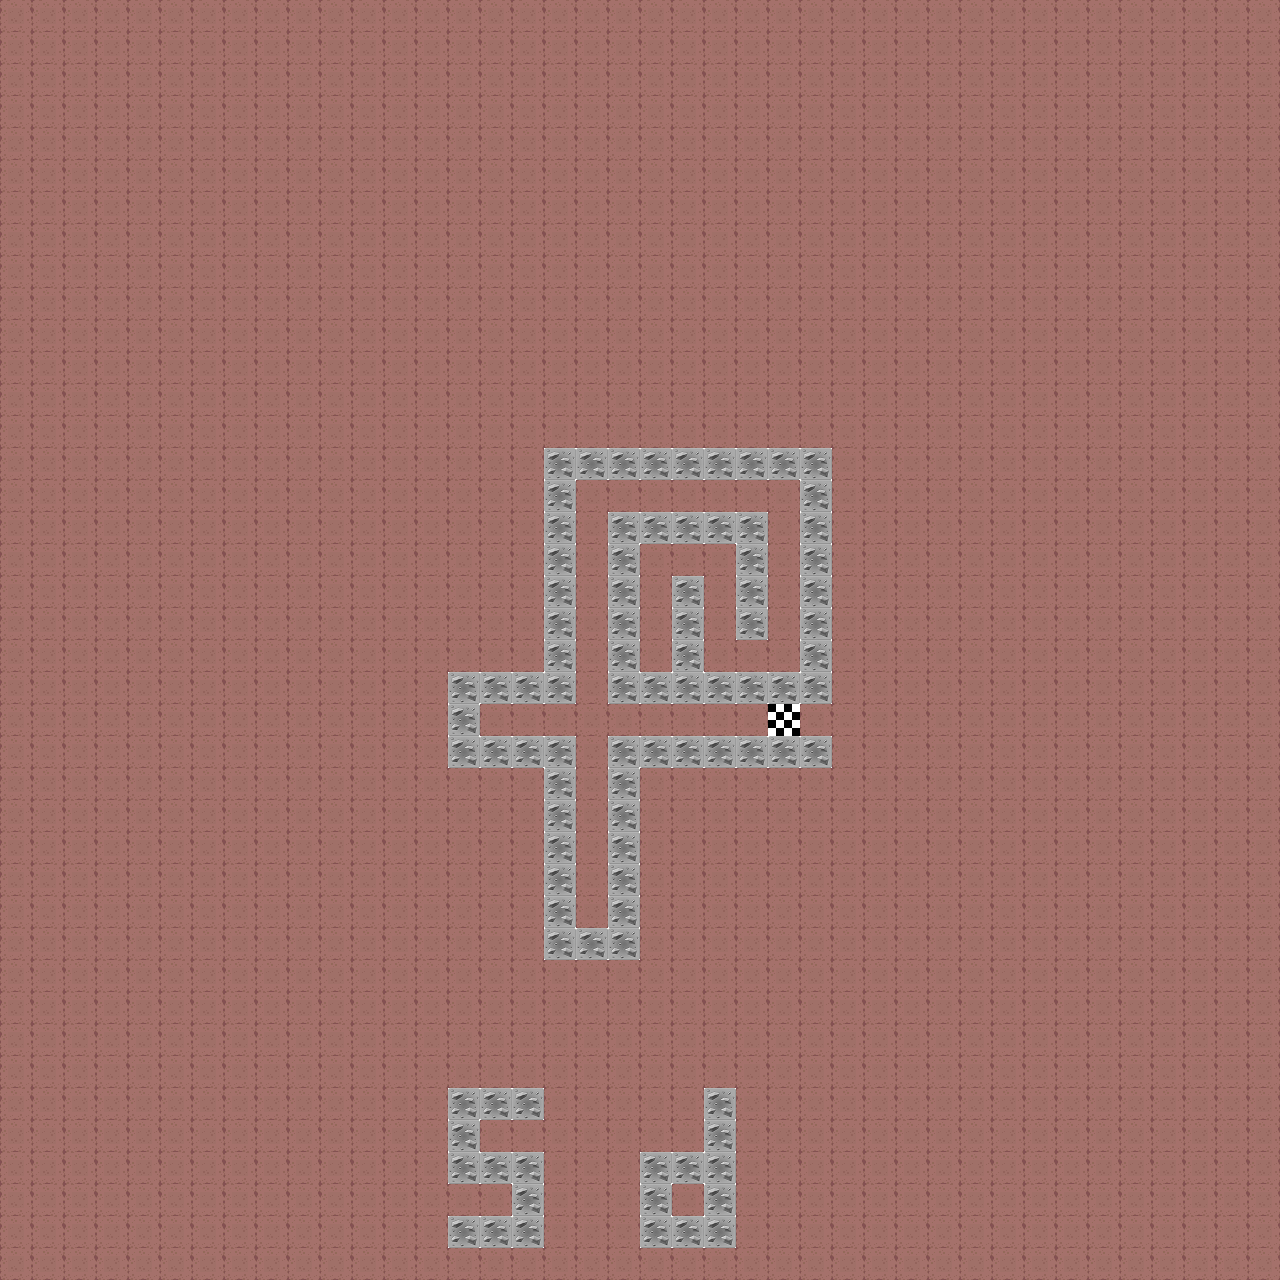

Rendered tile map (Tiled .tmx) drawn with the repository's tilesets; below, a short description and the full map source, tile grids included:
An orthogonal 40x40 tile map with 32x32 px tiles, 1 tile layer (Kachelebene 1), 3 tilesets.

<map version="1.0" tiledversion="2018.07.13" orientation="orthogonal" renderorder="right-down" width="40" height="40" tilewidth="32" tileheight="32" infinite="0" nextlayerid="3" nextobjectid="1">
 <tileset firstgid="1" name="floor_mud" tilewidth="32" tileheight="32" tilecount="1" columns="0">
  <grid orientation="orthogonal" width="1" height="1" />
  <tile id="0">
   <image width="32" height="32" source="textures/floor_mud.png" />
  </tile>
 </tileset>
 <tileset firstgid="2" name="wall_1" tilewidth="32" tileheight="32" tilecount="1" columns="0">
  <grid orientation="orthogonal" width="1" height="1" />
  <tile id="0">
   <properties>
    <property name="Wand" value="" />
   </properties>
   <image width="32" height="32" source="textures/wall_1.png" />
  </tile>
 </tileset>
 <tileset firstgid="3" name="finish_flag" tilewidth="32" tileheight="32" tilecount="1" columns="0">
  <grid orientation="orthogonal" width="1" height="1" />
  <tile id="0">
   <properties>
    <property name="Ziel" value="" />
   </properties>
   <image width="32" height="32" source="textures/finish_flag.png" />
  </tile>
 </tileset>
 <layer id="2" name="Kachelebene 1" width="40" height="40">
  <data encoding="csv">
1,1,1,1,1,1,1,1,1,1,1,1,1,1,1,1,1,1,1,1,1,1,1,1,1,1,1,1,1,1,1,1,1,1,1,1,1,1,1,1,
1,1,1,1,1,1,1,1,1,1,1,1,1,1,1,1,1,1,1,1,1,1,1,1,1,1,1,1,1,1,1,1,1,1,1,1,1,1,1,1,
1,1,1,1,1,1,1,1,1,1,1,1,1,1,1,1,1,1,1,1,1,1,1,1,1,1,1,1,1,1,1,1,1,1,1,1,1,1,1,1,
1,1,1,1,1,1,1,1,1,1,1,1,1,1,1,1,1,1,1,1,1,1,1,1,1,1,1,1,1,1,1,1,1,1,1,1,1,1,1,1,
1,1,1,1,1,1,1,1,1,1,1,1,1,1,1,1,1,1,1,1,1,1,1,1,1,1,1,1,1,1,1,1,1,1,1,1,1,1,1,1,
1,1,1,1,1,1,1,1,1,1,1,1,1,1,1,1,1,1,1,1,1,1,1,1,1,1,1,1,1,1,1,1,1,1,1,1,1,1,1,1,
1,1,1,1,1,1,1,1,1,1,1,1,1,1,1,1,1,1,1,1,1,1,1,1,1,1,1,1,1,1,1,1,1,1,1,1,1,1,1,1,
1,1,1,1,1,1,1,1,1,1,1,1,1,1,1,1,1,1,1,1,1,1,1,1,1,1,1,1,1,1,1,1,1,1,1,1,1,1,1,1,
1,1,1,1,1,1,1,1,1,1,1,1,1,1,1,1,1,1,1,1,1,1,1,1,1,1,1,1,1,1,1,1,1,1,1,1,1,1,1,1,
1,1,1,1,1,1,1,1,1,1,1,1,1,1,1,1,1,1,1,1,1,1,1,1,1,1,1,1,1,1,1,1,1,1,1,1,1,1,1,1,
1,1,1,1,1,1,1,1,1,1,1,1,1,1,1,1,1,1,1,1,1,1,1,1,1,1,1,1,1,1,1,1,1,1,1,1,1,1,1,1,
1,1,1,1,1,1,1,1,1,1,1,1,1,1,1,1,1,1,1,1,1,1,1,1,1,1,1,1,1,1,1,1,1,1,1,1,1,1,1,1,
1,1,1,1,1,1,1,1,1,1,1,1,1,1,1,1,1,1,1,1,1,1,1,1,1,1,1,1,1,1,1,1,1,1,1,1,1,1,1,1,
1,1,1,1,1,1,1,1,1,1,1,1,1,1,1,1,1,1,1,1,1,1,1,1,1,1,1,1,1,1,1,1,1,1,1,1,1,1,1,1,
1,1,1,1,1,1,1,1,1,1,1,1,1,1,1,1,1,2,2,2,2,2,2,2,2,2,1,1,1,1,1,1,1,1,1,1,1,1,1,1,
1,1,1,1,1,1,1,1,1,1,1,1,1,1,1,1,1,2,1,1,1,1,1,1,1,2,1,1,1,1,1,1,1,1,1,1,1,1,1,1,
1,1,1,1,1,1,1,1,1,1,1,1,1,1,1,1,1,2,1,2,2,2,2,2,1,2,1,1,1,1,1,1,1,1,1,1,1,1,1,1,
1,1,1,1,1,1,1,1,1,1,1,1,1,1,1,1,1,2,1,2,1,1,1,2,1,2,1,1,1,1,1,1,1,1,1,1,1,1,1,1,
1,1,1,1,1,1,1,1,1,1,1,1,1,1,1,1,1,2,1,2,1,2,1,2,1,2,1,1,1,1,1,1,1,1,1,1,1,1,1,1,
1,1,1,1,1,1,1,1,1,1,1,1,1,1,1,1,1,2,1,2,1,2,1,2,1,2,1,1,1,1,1,1,1,1,1,1,1,1,1,1,
1,1,1,1,1,1,1,1,1,1,1,1,1,1,1,1,1,2,1,2,1,2,1,1,1,2,1,1,1,1,1,1,1,1,1,1,1,1,1,1,
1,1,1,1,1,1,1,1,1,1,1,1,1,1,2,2,2,2,1,2,2,2,2,2,2,2,1,1,1,1,1,1,1,1,1,1,1,1,1,1,
1,1,1,1,1,1,1,1,1,1,1,1,1,1,2,1,1,1,1,1,1,1,1,1,3,1,1,1,1,1,1,1,1,1,1,1,1,1,1,1,
1,1,1,1,1,1,1,1,1,1,1,1,1,1,2,2,2,2,1,2,2,2,2,2,2,2,1,1,1,1,1,1,1,1,1,1,1,1,1,1,
1,1,1,1,1,1,1,1,1,1,1,1,1,1,1,1,1,2,1,2,1,1,1,1,1,1,1,1,1,1,1,1,1,1,1,1,1,1,1,1,
1,1,1,1,1,1,1,1,1,1,1,1,1,1,1,1,1,2,1,2,1,1,1,1,1,1,1,1,1,1,1,1,1,1,1,1,1,1,1,1,
1,1,1,1,1,1,1,1,1,1,1,1,1,1,1,1,1,2,1,2,1,1,1,1,1,1,1,1,1,1,1,1,1,1,1,1,1,1,1,1,
1,1,1,1,1,1,1,1,1,1,1,1,1,1,1,1,1,2,1,2,1,1,1,1,1,1,1,1,1,1,1,1,1,1,1,1,1,1,1,1,
1,1,1,1,1,1,1,1,1,1,1,1,1,1,1,1,1,2,1,2,1,1,1,1,1,1,1,1,1,1,1,1,1,1,1,1,1,1,1,1,
1,1,1,1,1,1,1,1,1,1,1,1,1,1,1,1,1,2,2,2,1,1,1,1,1,1,1,1,1,1,1,1,1,1,1,1,1,1,1,1,
1,1,1,1,1,1,1,1,1,1,1,1,1,1,1,1,1,1,1,1,1,1,1,1,1,1,1,1,1,1,1,1,1,1,1,1,1,1,1,1,
1,1,1,1,1,1,1,1,1,1,1,1,1,1,1,1,1,1,1,1,1,1,1,1,1,1,1,1,1,1,1,1,1,1,1,1,1,1,1,1,
1,1,1,1,1,1,1,1,1,1,1,1,1,1,1,1,1,1,1,1,1,1,1,1,1,1,1,1,1,1,1,1,1,1,1,1,1,1,1,1,
1,1,1,1,1,1,1,1,1,1,1,1,1,1,1,1,1,1,1,1,1,1,1,1,1,1,1,1,1,1,1,1,1,1,1,1,1,1,1,1,
1,1,1,1,1,1,1,1,1,1,1,1,1,1,2,2,2,1,1,1,1,1,2,1,1,1,1,1,1,1,1,1,1,1,1,1,1,1,1,1,
1,1,1,1,1,1,1,1,1,1,1,1,1,1,2,1,1,1,1,1,1,1,2,1,1,1,1,1,1,1,1,1,1,1,1,1,1,1,1,1,
1,1,1,1,1,1,1,1,1,1,1,1,1,1,2,2,2,1,1,1,2,2,2,1,1,1,1,1,1,1,1,1,1,1,1,1,1,1,1,1,
1,1,1,1,1,1,1,1,1,1,1,1,1,1,1,1,2,1,1,1,2,1,2,1,1,1,1,1,1,1,1,1,1,1,1,1,1,1,1,1,
1,1,1,1,1,1,1,1,1,1,1,1,1,1,2,2,2,1,1,1,2,2,2,1,1,1,1,1,1,1,1,1,1,1,1,1,1,1,1,1,
1,1,1,1,1,1,1,1,1,1,1,1,1,1,1,1,1,1,1,1,1,1,1,1,1,1,1,1,1,1,1,1,1,1,1,1,1,1,1,1
</data>
 </layer>
</map>
